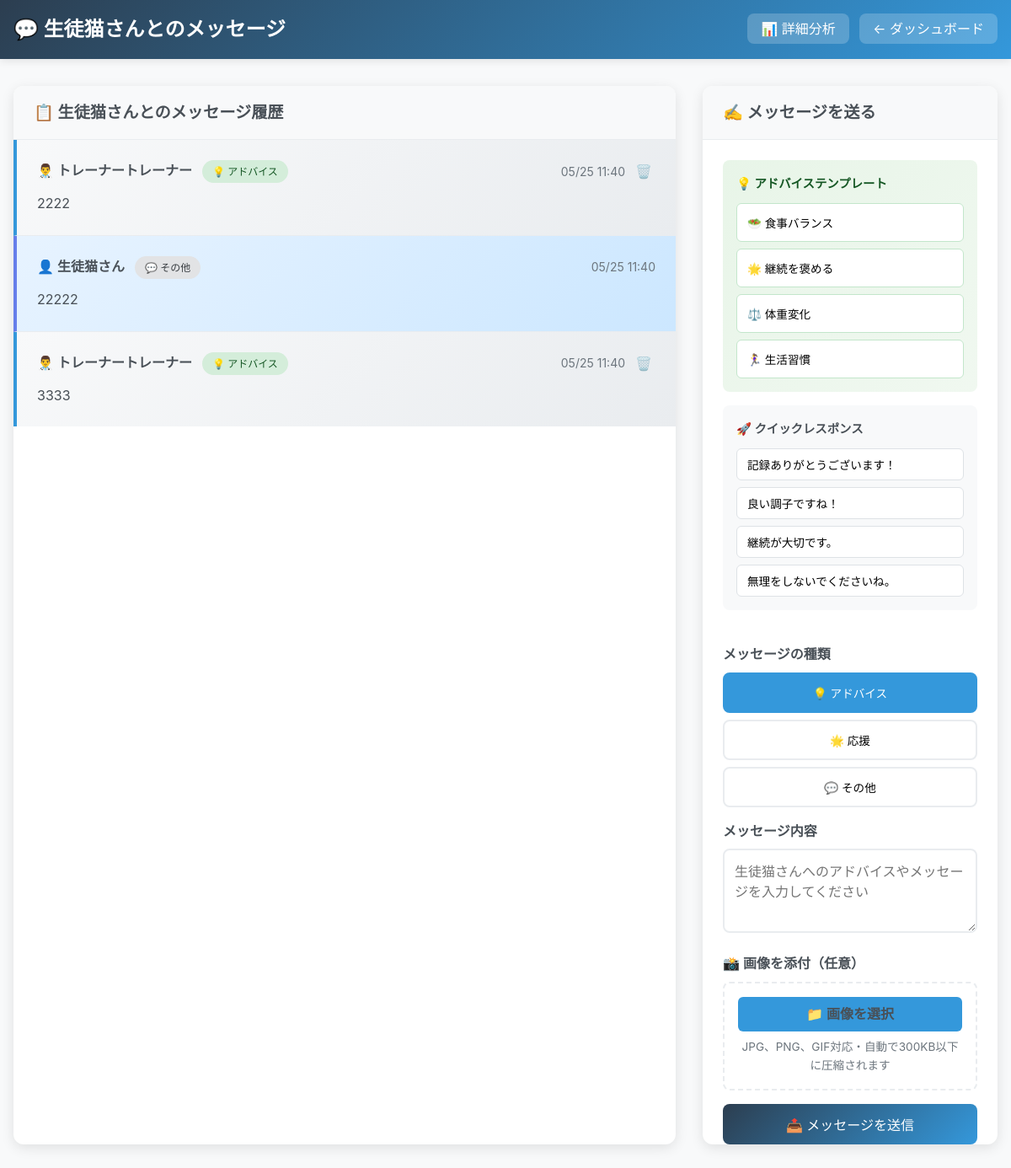
Screenshot of /trainer/messages/1 (signed in) with the database file from the repository.
### app.py (models this page shows, shortened)
class Student(db.Model):
    id = db.Column(db.Integer, primary_key=True)
    nickname = db.Column(db.String(100), nullable=False)
    email = db.Column(db.String(120), unique=True, nullable=False)
    password_hash = db.Column(db.String(256))
    height = db.Column(db.Float, nullable=True)
    age_group = db.Column(db.String(50), nullable=True)
    is_public_weight = db.Column(db.Boolean, default=False, nullable=False)
    target_weight = db.Column(db.Float, nullable=True)
    sleep_logs = db.relationship('SleepLog', backref='student', lazy=True, cascade='all, delete-orphan')
    bowel_movement_logs = db.relationship('BowelMovementLog', backref='student', lazy=True, cascade='all, delete-orphan')
    weight_logs = db.relationship('WeightLog', backref='student', lazy=True, cascade='all, delete-orphan')
    meal_logs = db.relationship('MealLog', backref='student', lazy=True, cascade='all, delete-orphan')

class Message(db.Model):
    id = db.Column(db.Integer, primary_key=True)
    sender_type = db.Column(db.String(20), nullable=False)  # 'student' or 'trainer'
    sender_id = db.Column(db.Integer, nullable=False)
    receiver_type = db.Column(db.String(20), nullable=False)  # 'student' or 'trainer'
    receiver_id = db.Column(db.Integer, nullable=False)
    student_id = db.Column(db.Integer, db.ForeignKey('student.id'), nullable=False)  # 会話の対象となる生徒
    trainer_id = db.Column(db.Integer, db.ForeignKey('trainer.id'), nullable=False)  # 会話の対象となるトレーナー
    content = db.Column(db.Text, nullable=False)
    message_type = db.Column(db.String(20), nullable=False, default='general')  # 'general', 'advice', 'question', 'encouragement'
    is_read = db.Column(db.Boolean, default=False, nullable=False)
    created_at = db.Column(db.DateTime, nullable=False, default=lambda: get_jst_now().replace(tzinfo=None))
    is_deleted = db.Column(db.Boolean, default=False, nullable=False)
    deleted_at = db.Column(db.DateTime, nullable=True)
    image_filename = db.Column(db.String(255), nullable=True)
    student = db.relationship('Student', backref='student_messages')
    trainer = db.relationship('Trainer', backref='trainer_messages')

class Trainer(db.Model):
    id = db.Column(db.Integer, primary_key=True)
    name = db.Column(db.String(100), nullable=False)
    email = db.Column(db.String(120), unique=True, nullable=False)
    password_hash = db.Column(db.String(256))

### app.py (the view)
@app.route('/trainer/messages/<int:student_id>')
def trainer_messages_page(student_id):
    if 'trainer_id' not in session:
        flash('メッセージを見るにはトレーナーとしてログインが必要です。', 'danger')
        return redirect(url_for('trainer_login_page'))
    current_trainer_id = session['trainer_id']
    current_trainer = Trainer.query.get(current_trainer_id)
    student = Student.query.get_or_404(student_id)
    messages = Message.query.filter_by(
        student_id=student_id,
        trainer_id=current_trainer_id,
        is_deleted=False
    ).order_by(Message.created_at.asc()).all()
    unread_messages = Message.query.filter_by(
        student_id=student_id,
        trainer_id=current_trainer_id,
        receiver_type='trainer',
        receiver_id=current_trainer_id,
        is_read=False,
        is_deleted=False
    ).all()
    for msg in unread_messages:
        msg.is_read = True
    db.session.commit()
    return render_template('trainer_messages.html',
                         messages=messages,
                         student=student,
                         current_trainer=current_trainer,
                         current_time=get_jst_now())

### app.py (called while the page is built)
def get_jst_now():
    return datetime.now(JST)

### templates/trainer_messages.html (shortened to what this page needs)
<!DOCTYPE html>
<html lang="ja">
<head>
</head>
<body>
    <div class="desktop-container">
        <div class="header">
            <div class="header-content">
                <h1>💬 {{ student.nickname }}さんとのメッセージ</h1>
                <div>
                    <a href="{{ url_for('trainer_student_detail', student_id=student.id) }}" class="back-btn">📊 詳細分析</a>
                    <a href="{{ url_for('trainer_dashboard_page') }}" class="back-btn">← ダッシュボード</a>
                </div>
            </div>
        </div>
        <div class="container">
            <div class="main-layout">
                <div class="messages-column">
                    <div class="message-section messages-history-section">
                        <div class="section-header">
                            <h2 class="section-title">📋 {{ student.nickname }}さんとのメッセージ履歴</h2>
                        </div>
                        <div class="messages-history" id="desktopMessagesHistory">
                            {% if messages %}
                                {% for message in messages %}
                                    <div class="desktop-message-item {% if message.sender_type == 'trainer' %}from-trainer{% else %}from-student{% endif %}" data-message-id="{{ message.id }}">
                                        <div class="desktop-message-header">
                                            <div>
                                                <span class="desktop-message-sender">
                                                    {% if message.sender_type == 'trainer' %}
                                                        👨‍⚕️ {{ current_trainer.name }}トレーナー
                                                    {% else %}
                                                        👤 {{ student.nickname }}さん
                                                    {% endif %}
                                                </span>
                                                <span class="desktop-message-type-badge type-{{ message.message_type }}">
                                                    {% if message.message_type == 'advice' %}💡 アドバイス
                                                    {% elif message.message_type == 'question' %}❓ 質問
                                                    {% elif message.message_type == 'encouragement' %}🌟 応援
                                                    {% else %}💬 その他
                                                    {% endif %}
                                                </span>
                                            </div>
                                            <div style="display: flex; align-items: center; gap: 0.5rem;">
                                                <div class="desktop-message-time">
                                                    {{ message.created_at.strftime('%m/%d %H:%M') }}
                                                </div>
                                                {% if message.sender_type == 'trainer' %}
                                                    <button class="desktop-delete-message-btn"
                                                            onclick="deleteMessage({{ message.id }})"
                                                            title="メッセージを削除（送信から30分以内）">
                                                        🗑️
                                                    </button>
                                                {% endif %}
                                            </div>
                                        </div>
                                        <div class="desktop-message-content">
                                            {{ message.content|replace('\n', '<br>')|safe }}
                                        </div>
                                    </div>
                                {% endfor %}
                            {% else %}
                                <div class="no-messages">
                                    <h3>📭 まだメッセージがありません</h3>
                                    <p>{{ student.nickname }}さんとのコミュニケーションを始めましょう！</p>
                                </div>
                            {% endif %}
                        </div>
                    </div>
                </div>
                <div class="input-column">
                    <div class="message-section input-section">
                        <div class="section-header">
                            <h2 class="section-title">✍️ メッセージを送る</h2>
                        </div>
                        <div class="message-form">
                            <div class="form-sections">
                                <div class="templates-section">
                                    <div class="advice-templates">
                                        <h4>💡 アドバイステンプレート</h4>
                                        <div class="template-grid">
                                            <button type="button" class="template-btn" onclick="insertTemplate('食事のバランスを意識して、タンパク質・炭水化物・脂質をバランスよく摂取しましょう。特に野菜を多めに取り入れることをお勧めします。')">
                                                🥗 食事バランス
                                            </button>
                                            <button type="button" class="template-btn" onclick="insertTemplate('素晴らしい記録の継続ですね！この調子で頑張ってください。小さな変化も積み重ねが大切です。')">
                                                🌟 継続を褒める
                                            </button>
                                            <button type="button" class="template-btn" onclick="insertTemplate('体重の変化には個人差があります。数字だけでなく、体調や気分の変化にも注目してみてください。')">
                                                ⚖️ 体重変化
                                            </button>
                                            <button type="button" class="template-btn" onclick="insertTemplate('適度な運動と十分な睡眠も健康管理には重要です。無理のない範囲で生活習慣を整えていきましょう。')">
                                                🏃‍♀️ 生活習慣
                                            </button>
                                        </div>
                                    </div>
                                    <div class="quick-responses">
                                        <h4>🚀 クイックレスポンス</h4>
                                        <div class="quick-response-grid">
                                            <button type="button" class="quick-response-btn" onclick="insertTemplate('記録ありがとうございます！')">記録ありがとうございます！</button>
                                            <button type="button" class="quick-response-btn" onclick="insertTemplate('良い調子ですね！')">良い調子ですね！</button>
                                            <button type="button" class="quick-response-btn" onclick="insertTemplate('継続が大切です。')">継続が大切です。</button>
                                            <button type="button" class="quick-response-btn" onclick="insertTemplate('無理をしないでくださいね。')">無理をしないでくださいね。</button>
                                        </div>
                                    </div>
                                </div>
                                <div class="input-section-content">
                                    <form method="POST" action="{{ url_for('trainer_send_message') }}" enctype="multipart/form-data" id="desktopMessageForm">
                                        <div class="form-group">
                                            <label>メッセージの種類</label>
                                            <div class="message-type-grid">
                                                <button type="button" class="type-btn selected" data-type="advice" onclick="selectMessageType('advice')">
                                                    💡 アドバイス
                                                </button>
                                                <button type="button" class="type-btn" data-type="encouragement" onclick="selectMessageType('encouragement')">
                                                    🌟 応援
                                                </button>
                                                <button type="button" class="type-btn" data-type="general" onclick="selectMessageType('general')">
                                                    💬 その他
                                                </button>
                                            </div>
                                        </div>
                                        <div class="form-group">
                                            <label for="desktopContent">メッセージ内容</label>
                                            <textarea class="form-control message-textarea" id="desktopContent" name="content"
                                                      placeholder="{{ student.nickname }}さんへのアドバイスやメッセージを入力してください" required></textarea>
                                        </div>
                                        <div class="form-group">
                                            <label>📸 画像を添付（任意）</label>
                                            <div class="desktop-image-upload-section" id="desktopImageUploadSection">
                                                <label for="desktopImageInput" class="desktop-file-input-label">
                                                    📁 画像を選択
                                                </label>
                                                <div class="desktop-file-info">
                                                    JPG、PNG、GIF対応・自動で300KB以下に圧縮されます
                                                </div>
                                            </div>
                                        </div>
                                        <button type="submit" class="btn btn-primary" id="desktopSubmitBtn" style="width: 100%;">📤 メッセージを送信</button>
                                    </form>
                                </div>
                            </div>
                        </div>
                    </div>
                </div>
            </div>
        </div>
    </div>
</body>
</html>

### rows the page displays
Student: nickname "生徒猫", content "生徒猫さんへのアドバイスやメッセージを入力してください"
Message: message_type "💡 アドバイス", created_at "05/25 11:40", content "2222"
Trainer: name "トレーナー"
Message: message_type "💬 その他", created_at "05/25 11:40", content "22222"
Message: message_type "💡 アドバイス", created_at "05/25 11:40", content "3333"
